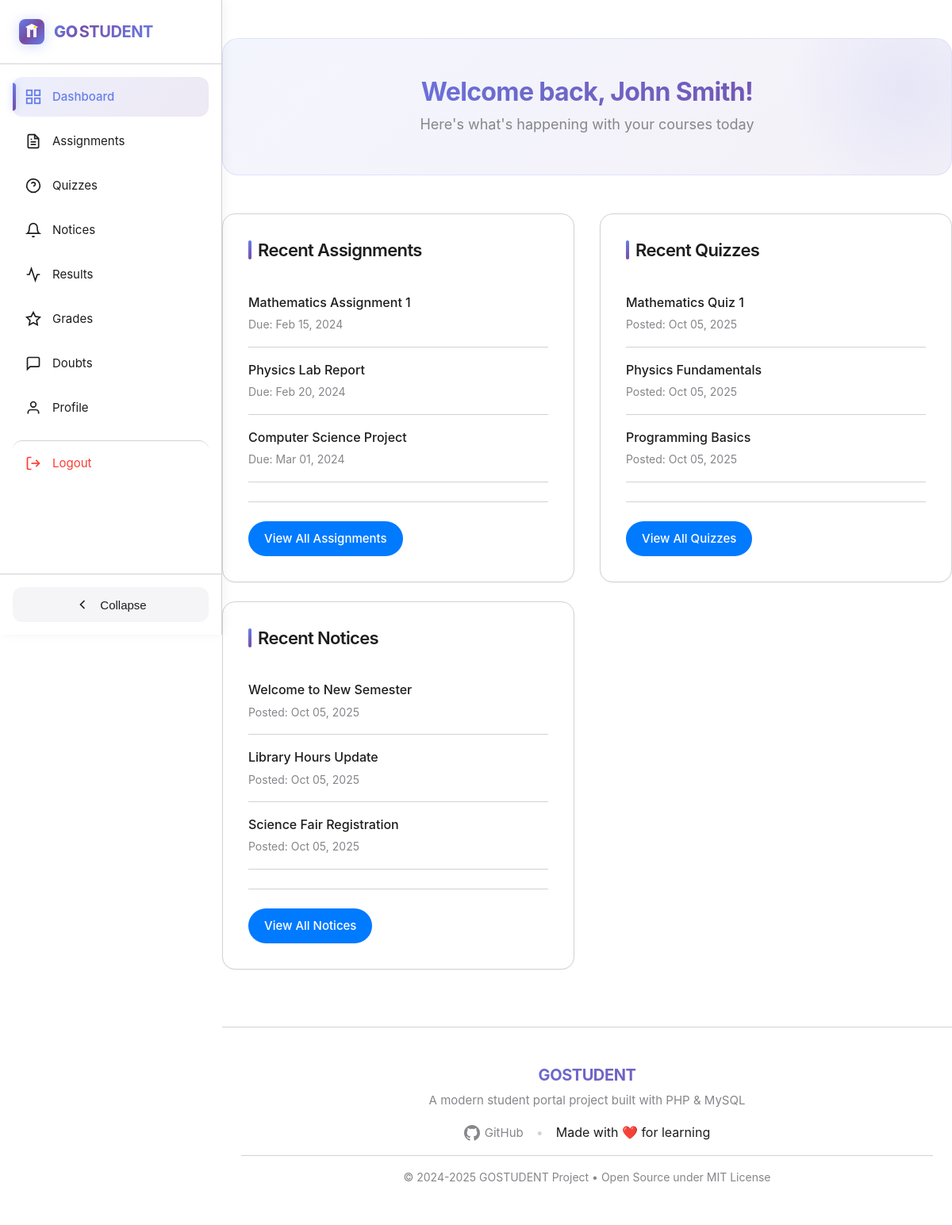
The app's page /pages/student/dashboard.php (signed in) with its own data.
### tables this page shows
CREATE TABLE `users` (
  `id` int(11) NOT NULL,
  `username` varchar(50) NOT NULL,
  `password` varchar(255) NOT NULL,
  `role` enum('student','teacher') NOT NULL,
  `name` varchar(100) NOT NULL,
  `email` varchar(100) NOT NULL,
  `phone` varchar(20) DEFAULT NULL,
  `address` text DEFAULT NULL,
  `dob` date DEFAULT NULL,
  `profile_picture` varchar(255) DEFAULT NULL,
  `created_at` timestamp NOT NULL DEFAULT current_timestamp(),
  `updated_at` timestamp NOT NULL DEFAULT current_timestamp() ON UPDATE current_timestamp()
);

CREATE TABLE `assignments` (
  `id` int(11) NOT NULL,
  `title` varchar(255) NOT NULL,
  `description` text DEFAULT NULL,
  `due_date` date NOT NULL,
  `teacher_id` int(11) NOT NULL,
  `file_path` varchar(255) DEFAULT NULL,
  `created_at` timestamp NOT NULL DEFAULT current_timestamp(),
  `updated_at` timestamp NOT NULL DEFAULT current_timestamp() ON UPDATE current_timestamp()
);

CREATE TABLE `quizzes` (
  `id` int(11) NOT NULL,
  `title` varchar(255) NOT NULL,
  `teacher_id` int(11) NOT NULL,
  `created_at` timestamp NOT NULL DEFAULT current_timestamp(),
  `updated_at` timestamp NOT NULL DEFAULT current_timestamp() ON UPDATE current_timestamp()
);

CREATE TABLE `notices` (
  `id` int(11) NOT NULL,
  `title` varchar(255) NOT NULL,
  `content` text NOT NULL,
  `image_path` varchar(255) DEFAULT NULL,
  `teacher_id` int(11) NOT NULL,
  `created_at` timestamp NOT NULL DEFAULT current_timestamp(),
  `updated_at` timestamp NOT NULL DEFAULT current_timestamp() ON UPDATE current_timestamp()
);

### includes/functions.php (called while the page is built, shortened)
<?php
function isLoggedIn() {
    return isset($_SESSION['user_id']);
}
function isStudent() {
    return isLoggedIn() && $_SESSION['role'] == 'student';
}

### pages/student/dashboard.php (the view, shortened to what this page needs)
<?php
require_once '../../includes/header.php';
$stmt = $pdo->prepare("SELECT name FROM users WHERE id = ?");
$stmt->execute([$_SESSION['user_id']]);
$user = $stmt->fetch();
?>
<div class="welcome-banner">
    <h1>Welcome back, <?php echo htmlspecialchars($user['name']); ?>!</h1>
    <p>Here's what's happening with your courses today</p>
</div>
<div class="row">
    <div class="col col-6">
        <div class="card">
            <div class="card-content">
                <h3 class="card-title">Recent Assignments</h3>
                <?php
                $stmt = $pdo->query("SELECT * FROM assignments ORDER BY due_date LIMIT 5");
                $assignments = $stmt->fetchAll();
                if ($assignments): ?>
                    <div style="margin-top: var(--spacing-md);">
                        <?php foreach ($assignments as $row): ?>
                            <div style="padding: var(--spacing-md) 0; border-bottom: 1px solid var(--color-border);">
                                <div class="font-semibold"><?php echo htmlspecialchars($row['title']); ?></div>
                                <div class="text-muted" style="font-size: 0.875rem; margin-top: var(--spacing-xs);">
                                    Due: <?php echo date('M d, Y', strtotime($row['due_date'])); ?>
                                </div>
                            </div>
                        <?php endforeach; ?>
                    </div>
                <?php else: ?>
                    <p class="text-muted">No assignments available</p>
                <?php endif; ?>
            </div>
            <div class="card-action">
                <a href="assignments.php" class="btn btn-primary">View All Assignments</a>
            </div>
        </div>
    </div>
    <div class="col col-6">
        <div class="card">
            <div class="card-content">
                <h3 class="card-title">Recent Quizzes</h3>
                <?php
                $stmt = $pdo->query("SELECT * FROM quizzes ORDER BY created_at DESC LIMIT 5");
                $quizzes = $stmt->fetchAll();
                if ($quizzes): ?>
                    <div style="margin-top: var(--spacing-md);">
                        <?php foreach ($quizzes as $row): ?>
                            <div style="padding: var(--spacing-md) 0; border-bottom: 1px solid var(--color-border);">
                                <div class="font-semibold"><?php echo htmlspecialchars($row['title']); ?></div>
                                <div class="text-muted" style="font-size: 0.875rem; margin-top: var(--spacing-xs);">
                                    Posted: <?php echo date('M d, Y', strtotime($row['created_at'])); ?>
                                </div>
                            </div>
                        <?php endforeach; ?>
                    </div>
                <?php else: ?>
                    <p class="text-muted">No quizzes available</p>
                <?php endif; ?>
            </div>
            <div class="card-action">
                <a href="quizzes.php" class="btn btn-primary">View All Quizzes</a>
            </div>
        </div>
    </div>
    <div class="col col-6">
        <div class="card">
            <div class="card-content">
                <h3 class="card-title">Recent Notices</h3>
                <?php
                $stmt = $pdo->query("SELECT n.title, n.created_at FROM notices n ORDER BY n.created_at DESC LIMIT 5");
                $notices = $stmt->fetchAll();
                if ($notices): ?>
                    <div style="margin-top: var(--spacing-md);">
                        <?php foreach ($notices as $row): ?>
                            <div style="padding: var(--spacing-md) 0; border-bottom: 1px solid var(--color-border);">
                                <div class="font-semibold"><?php echo htmlspecialchars($row['title']); ?></div>
                                <div class="text-muted" style="font-size: 0.875rem; margin-top: var(--spacing-xs);">
                                    Posted: <?php echo date('M d, Y', strtotime($row['created_at'])); ?>
                                </div>
                            </div>
                        <?php endforeach; ?>
                    </div>
                <?php else: ?>
                    <p class="text-muted">No notices available</p>
                <?php endif; ?>
            </div>
            <div class="card-action">
                <a href="notices.php" class="btn btn-primary">View All Notices</a>
            </div>
        </div>
    </div>
</div>
<?php require_once '../../includes/footer.php'; ?>

### includes/header.php (shortened to what this page needs)
<?php
require_once 'functions.php';
?>
<!DOCTYPE html>
<html lang="en">
<head>
    <link rel="stylesheet" href="../../assets/css/apple-theme.css">
</head>
<body>
    <aside class="sidebar" id="sidebar">
        <div class="sidebar-header">
            <a href="dashboard.php" class="sidebar-brand">
                <div class="logo-icon-wrapper">
                </div>
                <span class="sidebar-brand-text">
                    <span class="logo-text-go">GO</span><span class="logo-text-student">STUDENT</span>
                </span>
            </a>
        </div>
        <nav class="sidebar-nav">
            <?php if (isStudent()): ?>
                <a href="dashboard.php" class="sidebar-link" data-tooltip="Dashboard">
                    <svg class="sidebar-icon" width="20" height="20" viewBox="0 0 24 24" fill="none" stroke="currentColor" stroke-width="2">
                        <rect x="3" y="3" width="7" height="7"></rect>
                        <rect x="14" y="3" width="7" height="7"></rect>
                        <rect x="14" y="14" width="7" height="7"></rect>
                        <rect x="3" y="14" width="7" height="7"></rect>
                    </svg>
                    <span class="sidebar-text">Dashboard</span>
                </a>
                <a href="assignments.php" class="sidebar-link" data-tooltip="Assignments">
                    <span class="sidebar-text">Assignments</span>
                </a>
                <a href="quizzes.php" class="sidebar-link" data-tooltip="Quizzes">
                    <svg class="sidebar-icon" width="20" height="20" viewBox="0 0 24 24" fill="none" stroke="currentColor" stroke-width="2">
                        <circle cx="12" cy="12" r="10"></circle>
                        <path d="M9.09 9a3 3 0 0 1 5.83 1c0 2-3 3-3 3"></path>
                        <line x1="12" y1="17" x2="12.01" y2="17"></line>
                    </svg>
                    <span class="sidebar-text">Quizzes</span>
                </a>
                <a href="notices.php" class="sidebar-link" data-tooltip="Notices">
                    <svg class="sidebar-icon" width="20" height="20" viewBox="0 0 24 24" fill="none" stroke="currentColor" stroke-width="2">
                        <path d="M18 8A6 6 0 0 0 6 8c0 7-3 9-3 9h18s-3-2-3-9"></path>
                        <path d="M13.73 21a2 2 0 0 1-3.46 0"></path>
                    </svg>
                    <span class="sidebar-text">Notices</span>
                </a>
                <a href="results.php" class="sidebar-link" data-tooltip="Results">
                    <svg class="sidebar-icon" width="20" height="20" viewBox="0 0 24 24" fill="none" stroke="currentColor" stroke-width="2">
                        <polyline points="22 12 18 12 15 21 9 3 6 12 2 12"></polyline>
                    </svg>
                    <span class="sidebar-text">Results</span>
                </a>
                <a href="grades.php" class="sidebar-link" data-tooltip="Grades">
                    <svg class="sidebar-icon" width="20" height="20" viewBox="0 0 24 24" fill="none" stroke="currentColor" stroke-width="2">
                        <path d="M12 2l3.09 6.26L22 9.27l-5 4.87 1.18 6.88L12 17.77l-6.18 3.25L7 14.14 2 9.27l6.91-1.01L12 2z"></path>
                    </svg>
                    <span class="sidebar-text">Grades</span>
                </a>
                <a href="doubts.php" class="sidebar-link" data-tooltip="Doubts">
                    <svg class="sidebar-icon" width="20" height="20" viewBox="0 0 24 24" fill="none" stroke="currentColor" stroke-width="2">
                        <path d="M21 15a2 2 0 0 1-2 2H7l-4 4V5a2 2 0 0 1 2-2h14a2 2 0 0 1 2 2z"></path>
                    </svg>
                    <span class="sidebar-text">Doubts</span>
                </a>
                <a href="profile.php" class="sidebar-link" data-tooltip="Profile">
                    <svg class="sidebar-icon" width="20" height="20" viewBox="0 0 24 24" fill="none" stroke="currentColor" stroke-width="2">
                        <path d="M20 21v-2a4 4 0 0 0-4-4H8a4 4 0 0 0-4 4v2"></path>
                        <circle cx="12" cy="7" r="4"></circle>
                    </svg>
                    <span class="sidebar-text">Profile</span>
                </a>
                <a href="../../logout.php" class="sidebar-link sidebar-link-logout" data-tooltip="Logout">
                    <svg class="sidebar-icon" width="20" height="20" viewBox="0 0 24 24" fill="none" stroke="currentColor" stroke-width="2">
                        <path d="M9 21H5a2 2 0 0 1-2-2V5a2 2 0 0 1 2-2h4"></path>
                        <polyline points="16 17 21 12 16 7"></polyline>
                        <line x1="21" y1="12" x2="9" y2="12"></line>
                    </svg>
                    <span class="sidebar-text">Logout</span>
                </a>
            <?php endif; ?>
        </nav>
        <div class="sidebar-footer">
            <button class="sidebar-toggle" onclick="toggleSidebar(event)" aria-label="Toggle Sidebar" data-tooltip="Collapse">
                <svg width="20" height="20" viewBox="0 0 24 24" fill="none" stroke="currentColor" stroke-width="2">
                    <polyline points="15 18 9 12 15 6"></polyline>
                </svg>
                <span class="sidebar-toggle-text">Collapse</span>
            </button>
        </div>
    </aside>
    <div class="main-wrapper">
        <div class="container main-content">

### includes/footer.php (shortened to what this page needs)
        </div>
        <footer>
            <div class="footer-content">
                <h5 class="footer-title">GOSTUDENT</h5>
                <p class="footer-text">A modern student portal project built with PHP & MySQL</p>
                <div class="footer-links">
                    <a href="https://github.com/MR-1124/GOSTUDENT-Student-Portal-PHP" target="_blank" rel="noopener noreferrer">
                        <span>GitHub</span>
                    </a>
                    <span class="footer-separator">•</span>
                    <span>Made with ❤️ for learning</span>
                </div>
                <div class="footer-copyright">
                    © 2024-2025 GOSTUDENT Project • Open Source under MIT License
                </div>
            </div>
        </footer>
    </div>
</body>
</html>

### records on screen
users: name "John Smith"
assignments: title "Mathematics Assignment 1", due_date "Feb 15, 2024"
assignments: title "Physics Lab Report", due_date "Feb 20, 2024"
assignments: title "Computer Science Project", due_date "Mar 01, 2024"
quizzes: title "Mathematics Quiz 1", created_at "Oct 05, 2025"
quizzes: title "Physics Fundamentals", created_at "Oct 05, 2025"
quizzes: title "Programming Basics", created_at "Oct 05, 2025"
notices: title "Welcome to New Semester", created_at "Oct 05, 2025"
notices: title "Library Hours Update", created_at "Oct 05, 2025"
notices: title "Science Fair Registration", created_at "Oct 05, 2025"
